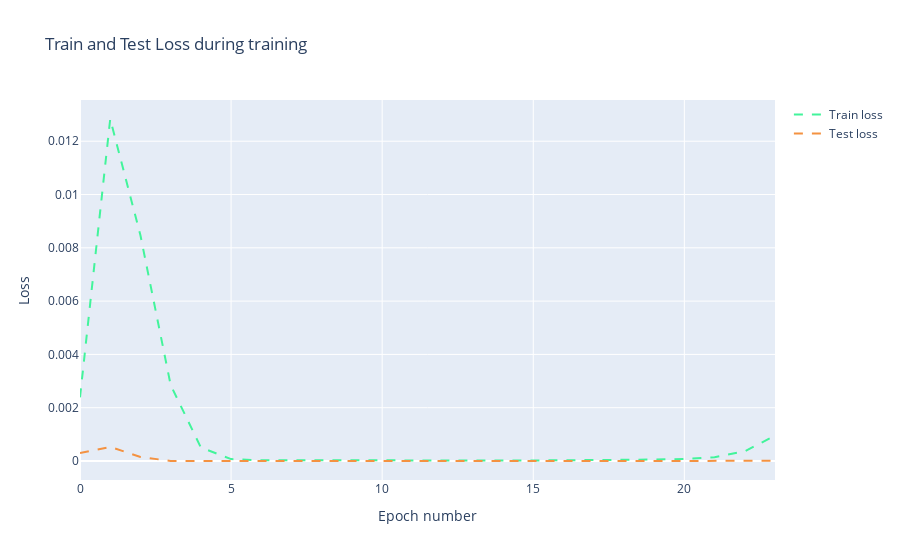

The notebook cell this image was saved under:
### Markdown cell above
# Performance Plot

### Code cell
# Create a scatter plot for the training loss
trace1 = go.Scatter(
    x = np.arange(0, len(history.history['loss']), 1), # X-axis: Epoch numbers
    y = history.history['loss'], # Y-axis: Training loss values
    mode = 'lines', # Line plot
    name = 'Train loss', # Name of the trace
    line = dict(color=('rgb(66, 244, 155)'), width=2, dash='dash') # Line properties: color, width, and dash style
)

# Create a scatter plot for the validation (test) loss
trace2 = go.Scatter(
    x = np.arange(0, len(history.history['val_loss']), 1), # X-axis: Epoch numbers
    y = history.history['val_loss'], # Y-axis: Validation loss values
    mode = 'lines', # Line plot
    name = 'Test loss', # Name of the trace
    line = dict(color=('rgb(244, 146, 65)'), width=2, dash = 'dash') # Line properties: color and width
)

# Combine both traces into a list
data = [trace1, trace2]

# Define the layout of the plot
layout = dict(
    title = 'Train and Test Loss during training', # Title of the plot
    xaxis = dict(title = 'Epoch number'), # X-axis title
    yaxis = dict(title = 'Loss') # Y-axis title
)

# Combine data and layout into a figure
fig = dict(data=data, layout=layout)

# Plot the figure using plotly
py.iplot(fig, filename='training_process')

### Figure 1 — Plotly figure (JSON) as saved in the notebook; plotly's stock layout.template omitted (floating-point values rounded to 4 significant figures)
{"data": [{"line": {"color": "rgb(66, 244, 155)", "dash": "dash", "width": 2}, "mode": "lines", "name": "Train loss", "x": [0, 1, 2, 3, 4, 5, 6, 7, 8, 9, 10, 11, 12, 13, 14, 15, 16, 17, 18, 19, 20, 21, 22, 23], "y": [0.002388, 0.01283, 0.008469, 0.002852, 0.0005082, 7.163e-05, 2.714e-05, 2.318e-05, 2.053e-05, 2.041e-05, 1.902e-05, 1.778e-05, 1.984e-05, 1.955e-05, 2.102e-05, 2.077e-05, 2.574e-05, 3.006e-05, 4.058e-05, 5.377e-05, 7.593e-05, 0.0001406, 0.0003665, 0.0009485], "type": "scatter"}, {"line": {"color": "rgb(244, 146, 65)", "dash": "dash", "width": 2}, "mode": "lines", "name": "Test loss", "x": [0, 1, 2, 3, 4, 5, 6, 7, 8, 9, 10, 11, 12, 13, 14, 15, 16, 17, 18, 19, 20, 21, 22, 23], "y": [0.0003041, 0.0005287, 0.0001532, 6.651e-07, 2.413e-07, 1.352e-06, 1.254e-06, 2.221e-06, 4.98e-07, 2.075e-06, 1.04e-06, 1.48e-06, 1.084e-06, 1.945e-06, 1.214e-06, 2.097e-06, 7.667e-07, 1.618e-06, 1.158e-06, 9.022e-07, 1.569e-06, 1.403e-06, 6.063e-06, 5.359e-06], "type": "scatter"}], "layout": {"title": {"text": "Train and Test Loss during training"}, "xaxis": {"title": {"text": "Epoch number"}}, "yaxis": {"title": {"text": "Loss"}}}}
